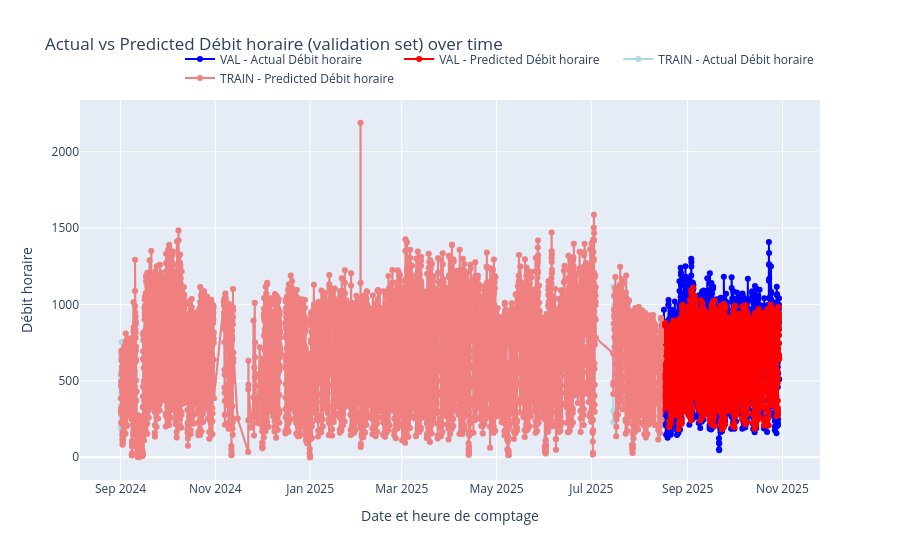

The notebook cell saved with this chart:
### Code cell
# combine predictions with validation ground truth and timestamps, then plot
pred_series_val = pd.Series(preds, index=X_valid.index, name="pred")
pred_series_train = pd.Series(model.predict(X_train), index=X_train.index, name="pred")

plot_df_val = (
    pd.DataFrame(
        {
            "date": df_ml.loc[X_valid.index, "Date et heure de comptage"],
            "actual": y_valid,
            "pred": pred_series_val,
        }
    )
    .sort_values("date")
    .reset_index(drop=True)
)
plot_df_train = (
    pd.DataFrame(
        {
            "date": df_ml.loc[X_train.index, "Date et heure de comptage"],
            "actual": y_train,
            "pred": pred_series_train,
        }
    )
    .sort_values("date")
    .reset_index(drop=True)
)

fig_pred = go.Figure()
fig_pred.add_trace(
    go.Scatter(
        x=plot_df_val["date"],
        y=plot_df_val["actual"],
        mode="lines+markers",
        name="VAL - Actual Débit horaire",
        line=dict(color="blue"),
        hovertemplate="%{x}<br>Actual: %{y}<extra></extra>",
    )
)
fig_pred.add_trace(
    go.Scatter(
        x=plot_df_val["date"],
        y=plot_df_val["pred"],
        mode="lines+markers",
        name="VAL - Predicted Débit horaire",
        line=dict(color="red"),
        hovertemplate="%{x}<br>Predicted: %{y:.1f}<extra></extra>",
    )
)
fig_pred.add_trace(
    go.Scatter(
        x=plot_df_train["date"],
        y=plot_df_train["actual"],
        mode="lines+markers",
        name="TRAIN - Actual Débit horaire",
        line=dict(color="lightblue"),
        hovertemplate="%{x}<br>Actual: %{y}<extra></extra>",
    )
)
fig_pred.add_trace(
    go.Scatter(
        x=plot_df_train["date"],
        y=plot_df_train["pred"],
        mode="lines+markers",
        name="TRAIN - Predicted Débit horaire",
        line=dict(color="lightcoral"),
        hovertemplate="%{x}<br>Predicted: %{y:.1f}<extra></extra>",
    )
)

fig_pred.update_layout(
    title="Actual vs Predicted Débit horaire (validation set) over time",
    xaxis_title="Date et heure de comptage",
    yaxis_title="Débit horaire",
    legend=dict(orientation="h", yanchor="bottom", y=1.02, xanchor="right", x=1),
)
fig_pred.show()

### Figure 1 — Plotly figure (JSON) as saved in the notebook; plotly's stock layout.template omitted (floating-point values rounded to 4 significant figures; data arrays with more than 128 entries replaced by an {"elided": "..."} marker saying what was removed)
{"data": [{"hovertemplate": "%{x}<br>Actual: %{y}<extra></extra>", "line": {"color": "blue"}, "mode": "lines+markers", "name": "VAL - Actual Débit horaire", "type": "scatter", "x": {"elided": "1741 str values"}, "y": {"elided": "1741 float values"}}, {"hovertemplate": "%{x}<br>Predicted: %{y:.1f}<extra></extra>", "line": {"color": "red"}, "mode": "lines+markers", "name": "VAL - Predicted Débit horaire", "type": "scatter", "x": {"elided": "1741 str values"}, "y": {"elided": "1741 float values"}}, {"hovertemplate": "%{x}<br>Actual: %{y}<extra></extra>", "line": {"color": "lightblue"}, "mode": "lines+markers", "name": "TRAIN - Actual Débit horaire", "type": "scatter", "x": {"elided": "6962 str values"}, "y": {"elided": "6962 float values"}}, {"hovertemplate": "%{x}<br>Predicted: %{y:.1f}<extra></extra>", "line": {"color": "lightcoral"}, "mode": "lines+markers", "name": "TRAIN - Predicted Débit horaire", "type": "scatter", "x": {"elided": "6962 str values"}, "y": {"elided": "6962 float values"}}], "layout": {"legend": {"orientation": "h", "x": 1, "xanchor": "right", "y": 1.02, "yanchor": "bottom"}, "title": {"text": "Actual vs Predicted Débit horaire (validation set) over time"}, "xaxis": {"title": {"text": "Date et heure de comptage"}}, "yaxis": {"title": {"text": "Débit horaire"}}}}
